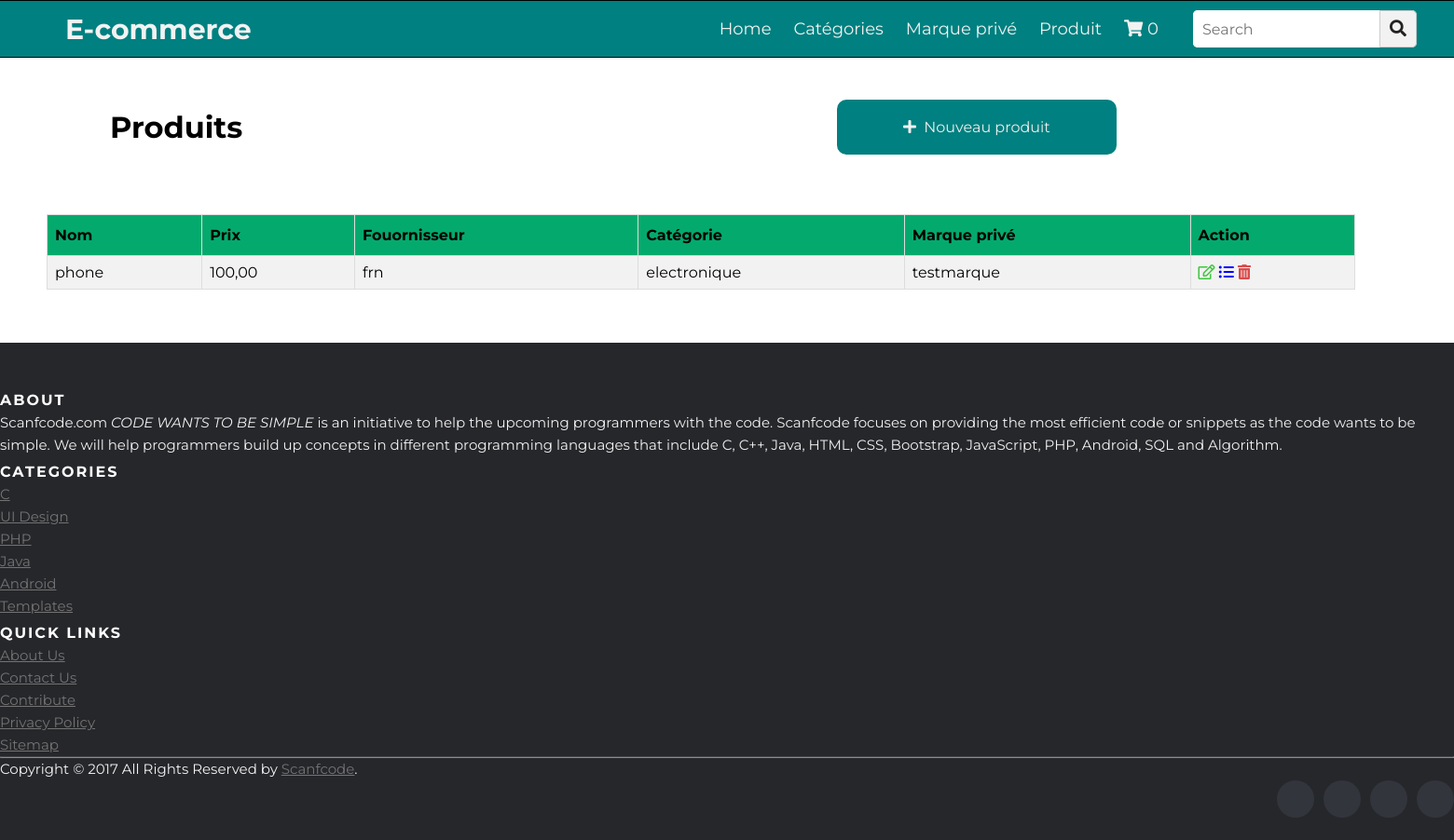
/ecommerce/produit, run on an earlier commit of the app's database.
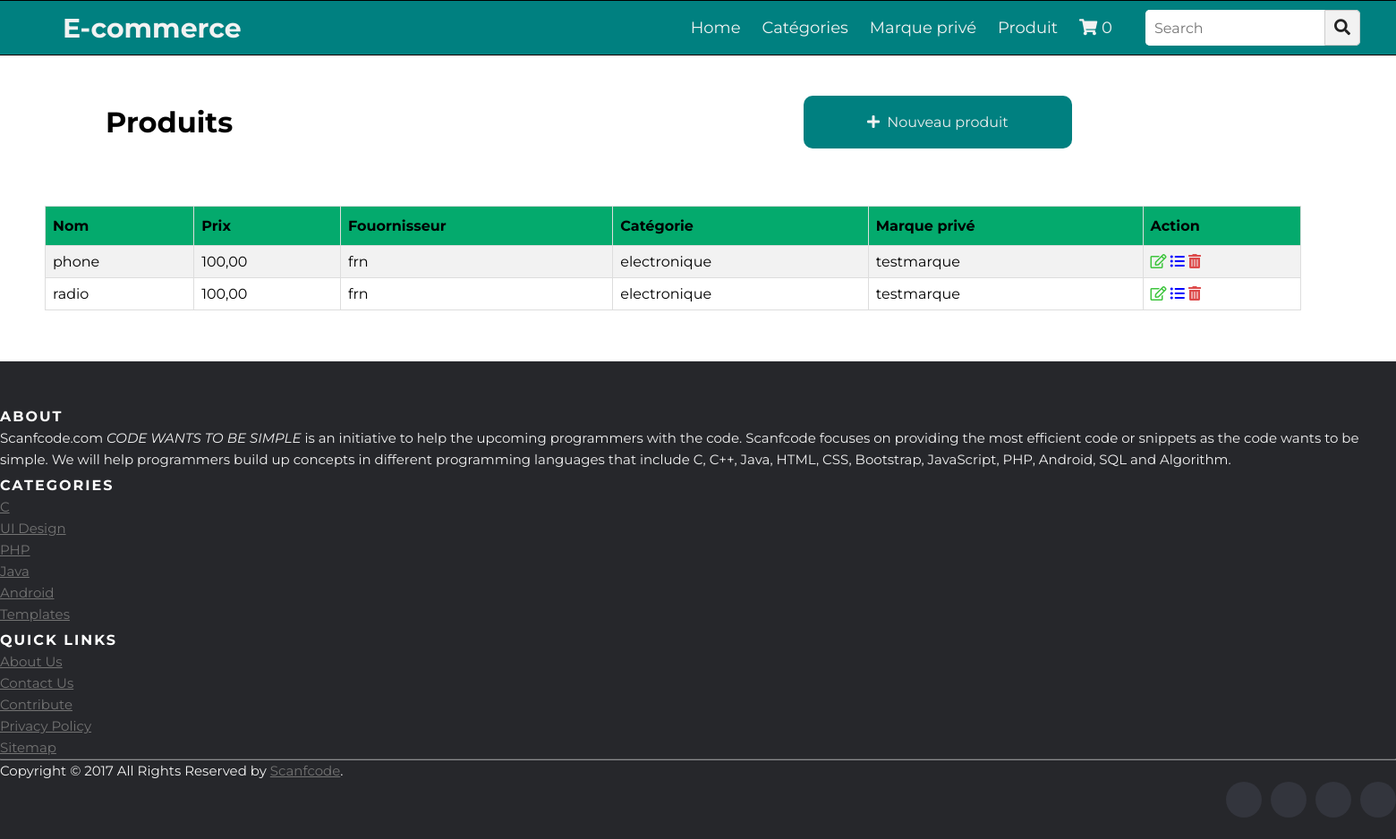
And on a later commit of the database.
### ecommerce/models.py (models this page shows, shortened)
class Produit(models.Model):
     available= models.BooleanField(default=True)
     nom= models.CharField(max_length=200)
     prix = models.DecimalField(max_digits=10, decimal_places=2)
     quantite = models.IntegerField(max_length=100, default=1)
     description= models.CharField(max_length=200)
     fournisseurs= models.ForeignKey(Fournisseur, on_delete=models.CASCADE)
     marqueprives= models.ForeignKey(MarquePrive, on_delete=models.CASCADE)
     categories= models.ForeignKey(Categorie, on_delete=models.CASCADE, null=True)
     image=models.ImageField(upload_to='ecommerce/static/ecommerce/images',null=True)

class Fournisseur(models.Model):
    user = models.ForeignKey(User, on_delete=models.CASCADE)
    telephone = models.CharField(max_length=10)
    image = models.ImageField(upload_to="")
    status = models.CharField(max_length=20)
    nom_boutique = models.CharField(max_length=100)
    x = models.DecimalField(max_digits=9, decimal_places=6, default=0)
    y  = models.DecimalField(max_digits=9, decimal_places=6, default=0)
    def __str__(self):
        return self.user.first_name

class Categorie(models.Model):
    nom=models.CharField(max_length=100)
    image = models.ImageField(upload_to="", default="static/ecommerce/images/index.png", null=True)
    def __str__(self):
        return self.nom

class MarquePrive(models.Model):
    nom=models.CharField(max_length=100)
    def __str__(self):
        return self.nom

### ecommerce/views.py (the view)
# urls.py: path('produit',produit,name='produit'),
def produit(request):
    produits=Produit.objects.all()
    context={
        'produits': produits
    }
    return render(request,'ecommerce/produit.html', context)

### ecommerce/templates/ecommerce/produit.html (shortened to what this page needs)
{% extends 'ecommerce/basecommerce.html' %}
{% block content %}
    <br><br>
    <table style="width: 150%; margin-left: 100px;"><tr><td>
      <h1 style="color: black; margin-left: 16px;">Produits</h1>
    </td><td>
      <a href="{% url 'ecommerce:addproduit' %}" style="display: inline-block;
  background-color: teal;
  border-radius: 10px;
  color: #eeeeee;
  text-align: center;
  padding: 20px;
  text-decoration: none;
  width: 300px;
  margin: 5px;"><i class="fas fa-plus"></i>&nbsp; Nouveau produit</a>
    </td></tr></table>
   <br><br><br>
    <table id="customers" >
      <tr>
        <th style="color: black;">Nom</th>
        <th style="color: black;">Prix</th>
        <th style="color: black;">Fouornisseur</th>
        <th style="color: black;">Catégorie</th>
        <th style="color: black;">Marque privé</th>
        <th style="color: black;">Action</th>
      </tr>
      {% for produit in produits  %}
      <tr>
        <td style="color: black;">{{ produit.nom }}</td>
        <td style="color: black;">{{ produit.prix }}</td>
        <td style="color: black;">{{ produit.fournisseurs }}</td>
        <td style="color: black;">{{ produit.categories }}</td>
        <td style="color: black;">{{ produit.marqueprives }}</td>
        <td>
          <a class="btn btn-primary" ><i style="color: rgb(62, 197, 62);" class="far fa-edit"></i></a>
          <a  class="btn btn-success"><i style="color: #0000ff;" class="fas fa-list-ul"></i></a>
          <a   class="btn btn-danger"><i style="color: rgb(221, 75, 75);" class="fas fa-trash-alt"></i></a>
      </td>
      </tr>
      {% endfor %}
    </table>
    <br><br><br>
{% endblock %}

What changed in the data, as far as the page shows it:
added Produit: nom "radio", prix "100,00", fournisseurs "frn", categories "electronique", marqueprives "testmarque"
